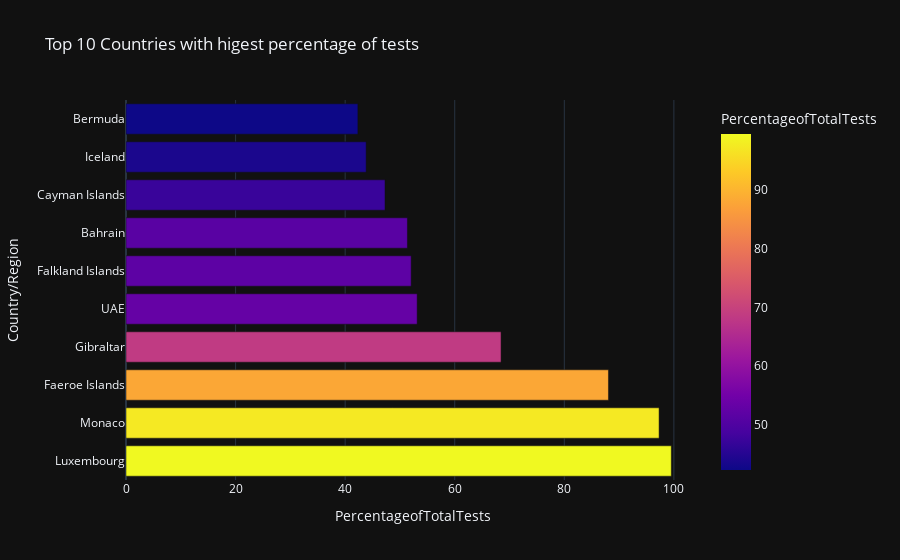

Write notebook code for a chart like this one.
### Markdown cell above
Now we plot the grapth for percentage of total tests conducted

### Code cell
fig=px.bar(worldmeter_data.sort_values(by = 'PercentageofTotalTests', ascending=False).head(10) ,color='PercentageofTotalTests',y="Country/Region",x='PercentageofTotalTests',template="plotly_dark",title="Top 10 Countries with higest percentage of tests")
fig.show()

### Figure 1 — Plotly figure (JSON) as saved in the notebook; plotly's stock layout.template omitted (floating-point values rounded to 4 significant figures)
{"data": [{"alignmentgroup": "True", "hovertemplate": "PercentageofTotalTests=%{marker.color}<br>Country/Region=%{y}<extra></extra>", "legendgroup": "", "marker": {"color": [99.53, 97.3, 88.06, 68.46, 53.15, 52.05, 51.37, 47.28, 43.84, 42.33], "coloraxis": "coloraxis", "pattern": {"shape": ""}}, "name": "", "offsetgroup": "", "orientation": "h", "showlegend": false, "textposition": "auto", "type": "bar", "x": [99.53, 97.3, 88.06, 68.46, 53.15, 52.05, 51.37, 47.28, 43.84, 42.33], "xaxis": "x", "y": ["Luxembourg", "Monaco", "Faeroe Islands", "Gibraltar", "UAE", "Falkland Islands", "Bahrain", "Cayman Islands", "Iceland", "Bermuda"], "yaxis": "y"}], "layout": {"barmode": "relative", "coloraxis": {"colorbar": {"title": {"text": "PercentageofTotalTests"}}, "colorscale": [[0.0, "#0d0887"], [0.1111, "#46039f"], [0.2222, "#7201a8"], [0.3333, "#9c179e"], [0.4444, "#bd3786"], [0.5556, "#d8576b"], [0.6667, "#ed7953"], [0.7778, "#fb9f3a"], [0.8889, "#fdca26"], [1.0, "#f0f921"]]}, "legend": {"tracegroupgap": 0}, "title": {"text": "Top 10 Countries with higest percentage of tests"}, "xaxis": {"anchor": "y", "domain": [0.0, 1.0], "title": {"text": "PercentageofTotalTests"}}, "yaxis": {"anchor": "x", "domain": [0.0, 1.0], "title": {"text": "Country/Region"}}}}
